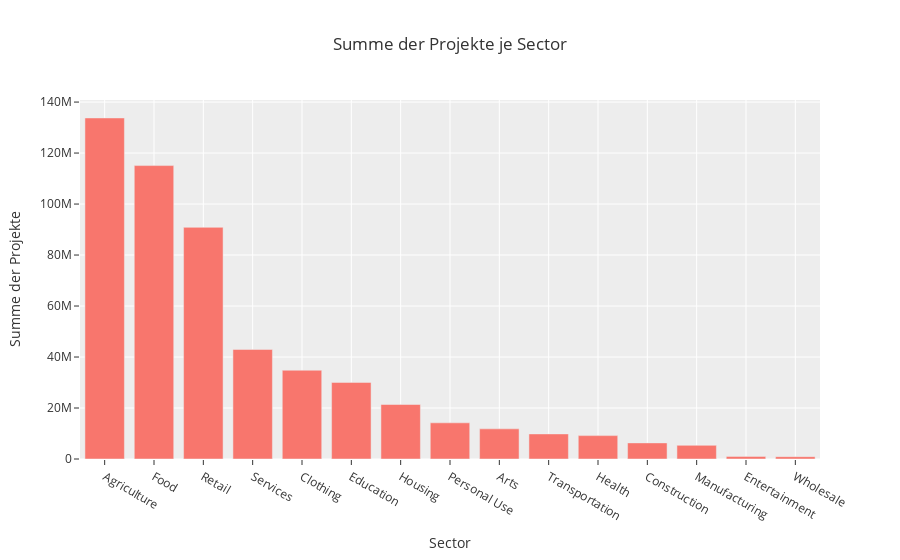

The notebook cell this image was saved under:
### Code cell
# Barplot mit Plotly Express erstellen 
barplot1 = px.bar(data_frame=df_1_sort, 
                 x='sector',
                 y='sum', 
#                 color = 'gender',
                 labels={'sector':'Sector', 'sum':'Summe der Projekte'},
                 title='Summe der Projekte je Sector',
                 template='ggplot2')

barplot1.show()

### Figure 1 — Plotly figure (JSON) as saved in the notebook; plotly's stock layout.template omitted (floating-point values rounded to 4 significant figures)
{"data": [{"alignmentgroup": "True", "hovertemplate": "Sector=%{x}<br>Summe der Projekte=%{y}<extra></extra>", "legendgroup": "", "marker": {"color": "#F8766D", "pattern": {"shape": ""}}, "name": "", "offsetgroup": "", "orientation": "v", "showlegend": false, "textposition": "auto", "type": "bar", "x": ["Agriculture", "Food", "Retail", "Services", "Clothing", "Education", "Housing", "Personal Use", "Arts", "Transportation", "Health", "Construction", "Manufacturing", "Entertainment", "Wholesale"], "xaxis": "x", "y": [133770635, 115089210, 90864855, 42966085, 34805270, 30044920, 21377100, 14189775, 11821055, 9842500, 9172250, 6321515, 5356650, 1023095, 918900], "yaxis": "y"}], "layout": {"barmode": "relative", "legend": {"tracegroupgap": 0}, "title": {"text": "Summe der Projekte je Sector"}, "xaxis": {"anchor": "y", "domain": [0, 1], "title": {"text": "Sector"}}, "yaxis": {"anchor": "x", "domain": [0, 1], "title": {"text": "Summe der Projekte"}}}}
